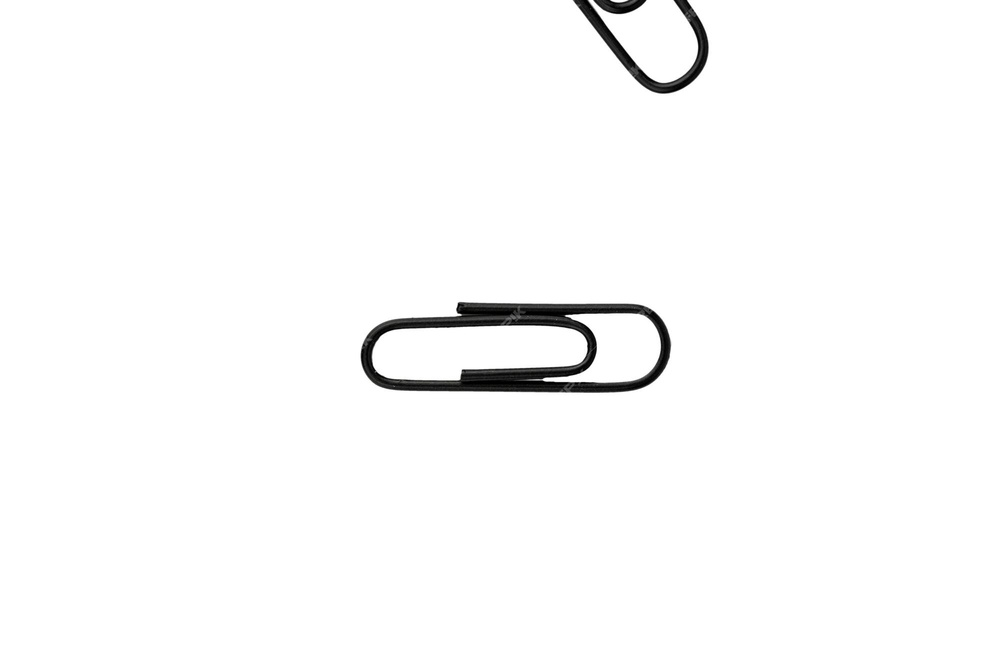
#> input picture clips.jpg, 1000 x 668 px, shrunk from 2000 x 1335 before the run
$ jupyter execute countingObjects.ipynb
#> lines starting #> are read from the running program, lines starting #| are printed output that depends on the picture; after the words box and inside, x2 and y2 are one past the last pixel; in counts of white or black regions, pixels touching at a corner belong together
# Contando objetos en una imagen con OpenCV

En esta práctica aprenderemos los pasos básicos del proceso de contar objetos en una imagen estática.

La metodología de este ejercicio es parecido a otras prácticas que hemos realizado en el curso: leer la imagen, aplicar algún preprocesamiento, realizar la segmentación de los objetos y, por último, hacer la detección.

Una vez terminada la práctica puede expandir la aplicación para usarla en video, utilizar filtros más avanzados para mejorar el desempeño, etc.

[cell 1]
# Importamos las librerías necesarias
import numpy as np
import matplotlib.pyplot as plt
# !pip install opencv-python # en caso de que no tengan instalado opencv
import cv2 as cv

[cell 2]
# Comprobamos que tengamos instalado OpenCV
cv.__version__

Como estaremos trabajando y experimentando un poco con valores, crearemos una función de Python llamada `countObjects()`

[cell 3]
def countObjects(path, minimum_area=100):
    """
    Carga la imagen desde la computadora y cuenta los objetos basados en contornos.

    Parámetros:
    - path --> ruta de la imagen en la computadora (str)
    - minimum_area --> área mínima del contorno (int)
    Regresa:
    - count: número de objetos detectados
    - output: imagen original con los contornos dibujados
    """
#> called with path = 'clips.jpg', minimum_area = 100
    # Creamos una variable image que tendrá la dirección a una imagen en la pc
    image = cv.imread(path)
#> image is the input picture: shape (668, 1000, 3); mean B, G, R 250.5, 250.5, 250.5

    # Comprobamos que la imagen exista
    if image is None:
        raise FileNotFoundError(f"No se pudo cargar la imagen en '{path}'")

    # Convertir la imagen a escala de grises
    gray = cv.cvtColor(image, cv.COLOR_BGR2GRAY)

    # Suavizamos un poco la imagen para reducir el ruido en la imagen
    blurred = cv.GaussianBlur(gray, (5,5), 0)

    # El siguiente paso es realizar la umbralización binaria inversa
    # es decir, los objetos más oscuros que el fondo pasaran a blanco (255)
    # Ajustar el valor de acuerdo con la imagen
    _, thresh = cv.threshold(blurred, 60, 255, cv.THRESH_BINARY_INV)
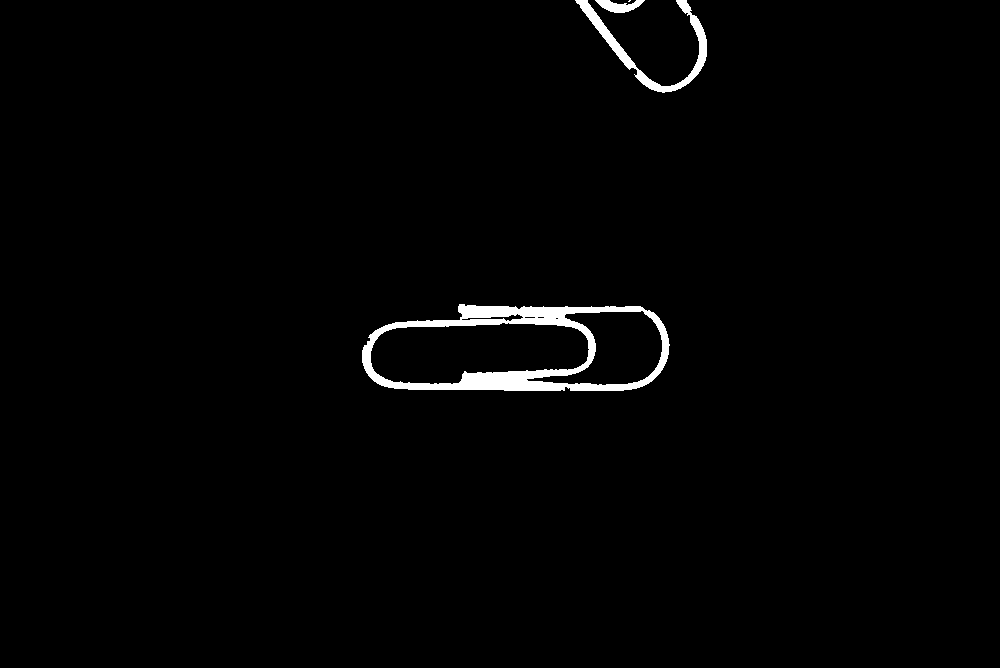
#> thresh: shape (668, 1000); 1.4% white; 4 white regions (1 under 20 px)

    # Extraer los contornos de la imagen
    contours, _ = cv.findContours(
        thresh.copy(), # creamos una copia de la imagen thresh
        cv.RETR_EXTERNAL,
        cv.CHAIN_APPROX_SIMPLE
    )
#> contours = 4 contours, 1 with area under 20; largest, box (x1, y1, x2, y2) and area: (362, 304, 670, 391) 22690, (575, 0, 707, 93) 1673, (595, 0, 645, 13) 319

    # Dibujar los contornos encontrados y contar
    output = image.copy() # Creamos una copia de la imagen image
    count = 0 # Establecemos el contador en cero
    # Creamos un ciclo for para encontrar y contar todos los contornos
    for cnt in contours:
        area = cv.contourArea(cnt)
        # Si el contorno no pasa el limite mínimo se omite
        if area < minimum_area:
            continue

        count += 1
        # Dibujamos un bounding box para cada objeto encontrado
        x, y, w, h = cv.boundingRect(cnt)
        # Establecer el color verde para el rectangulo
        cv.rectangle(output, (x,y), (x+w, y+h), (0,255,0), 2)
        # Poner etiqeta sobre el objeto
        cv.putText(
            output,
            f'Obj {count}',
            (x, y-10),
            cv.FONT_HERSHEY_SIMPLEX,
            0.5, # tamaño de la fuente
            (0,255,0), # color verde
            2, # grosor de la fuente
        )
#> this loop made 4 passes
#> (area, x, y, w, h) on passes 1, 3, 4: (22689.5, 362, 304, 308, 87), (319, 595, 0, 50, 13), (1673, 575, 0, 132, 93)
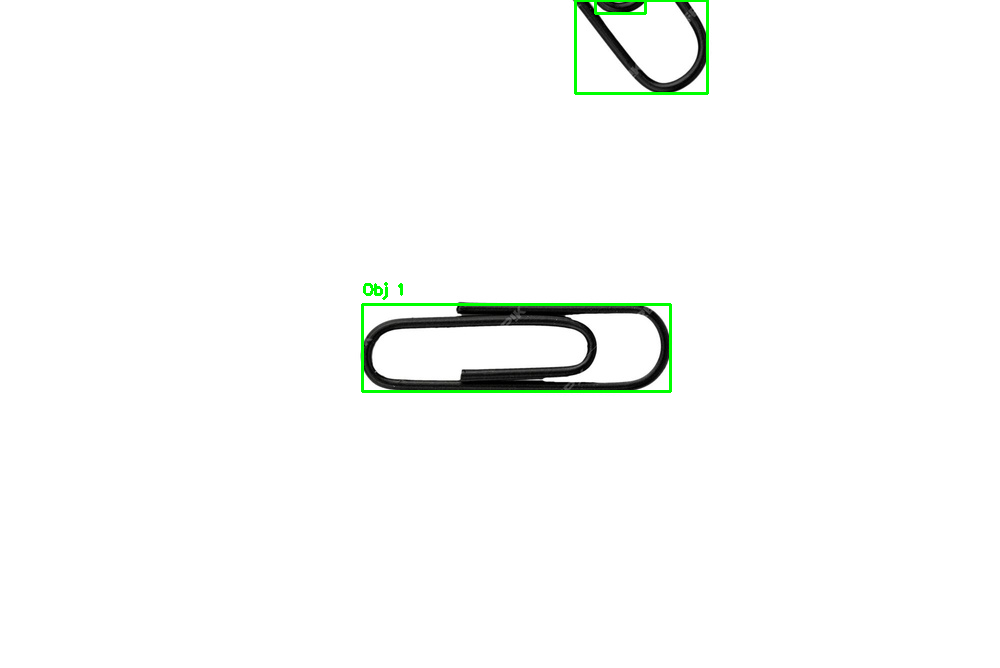
#> output: shape (668, 1000, 3); 0.61% of pixels changed, all inside (x1, y1, x2, y2) = (361, 0, 709, 393)
#> after the loop, count = 3

    return count, output

Si todo sale bien, cuando ejectuen las siguientes lineas de código, deberían de ver la imagen original con los contornos dibujados en ella, así como los objetos detectados dentro de la imagen.

[cell 4]
# Leer las imagenes dentro de la carpeta
# image = 'coins.jpg'
image = 'clips.jpg'

[cell 5]
# Probar la función con la imagen 1
objetos, img_result = countObjects(image)
#> objetos = 3
print(f"Numero total de objetos detectados: {objetos}")
#| Numero total de objetos detectados: 3

# Mostrar la imagen con los contornos
cv.imshow("Objetos contados", img_result)
cv.waitKey(0)
cv.destroyAllWindows()
